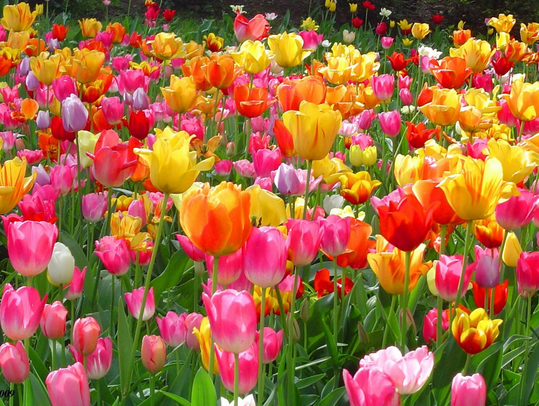
#> input picture Image processing/image.png, 539 x 406 px
$ python Rotate_Image.py
#> lines starting #> are read from the running program, lines starting #| are printed output that depends on the picture
#Rotating an image

import cv2
img = cv2.imread("image.png")
#> img is the input picture: shape (406, 539, 3); mean B, G, R 62.4, 105.1, 164
height, width = img.shape[0:2]
#> height = 406; width = 539

#to get the rotation matrix of our image
rotationMatrix = cv2.getRotationMatrix2D((width/2, height/2), 90, .5)
#rotate the image with the help of rotation matrix
rotatedImage = cv2.warpAffine(img, rotationMatrix, (width, height))
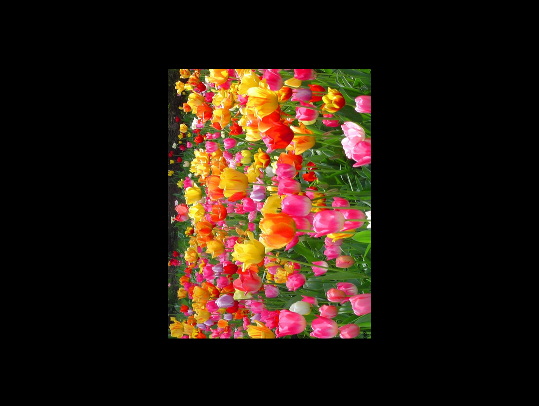
#> rotatedImage: shape (406, 539, 3); mean B, G, R 15.7, 26.3, 41
#to show the image
cv2.imshow('Rotated Image', rotatedImage)
cv2.waitKey(0)
